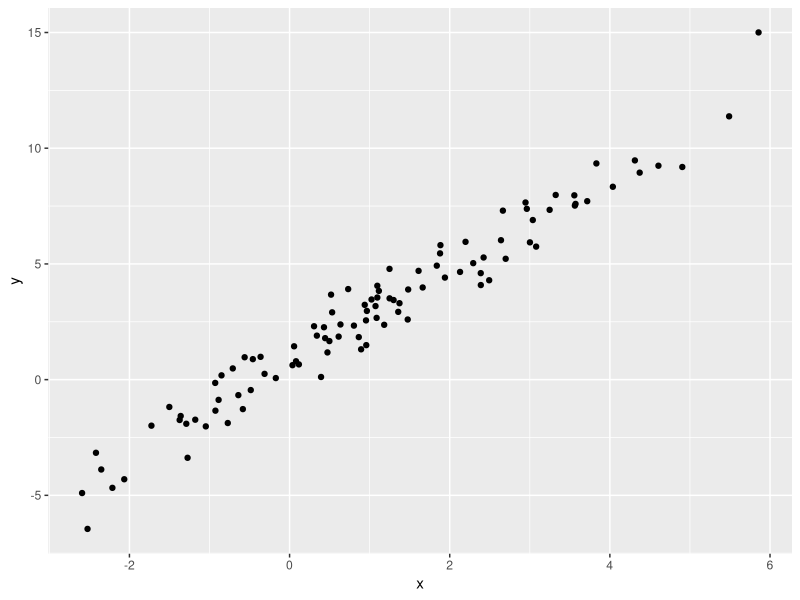

Recreate this plot in R.
## ---- chunk 1
library(tidyverse)
## ---- chunk 2
plot_df <-
  tibble(
    x = rnorm(100, mean = 1, sd = 2),
    y = 1 + 2 * x + rnorm(100)
  )
## ---- chunk 3
plot_df |> 
  ggplot(aes(x = x, y = y)) +
  geom_point()
